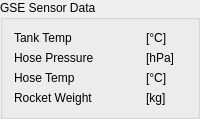
    <widget class="QGroupBox" name="groupBox_2">
     <property name="title">
      <string>GSE Sensor Data</string>
     </property>
     <layout class="QGridLayout" name="gridLayout_16">
      <item row="0" column="1">
       <widget class="QLabel" name="tank_temp_panel_2">
        <property name="text">
         <string/>
        </property>
        <property name="alignment">
         <set>Qt::AlignRight|Qt::AlignTrailing|Qt::AlignVCenter</set>
        </property>
       </widget>
      </item>
      <item row="0" column="2">
       <widget class="QLabel" name="celcius_label2_2">
        <property name="maximumSize">
         <size>
          <width>40</width>
          <height>16777215</height>
         </size>
        </property>
        <property name="text">
         <string>[°C]</string>
        </property>
       </widget>
      </item>
      <item row="0" column="0">
       <widget class="QLabel" name="tank_temp_label_2">
        <property name="text">
         <string>Tank Temp</string>
        </property>
       </widget>
      </item>
      <item row="1" column="0">
       <widget class="QLabel" name="hose_pressure_label_2">
        <property name="text">
         <string>Hose Pressure</string>
        </property>
       </widget>
      </item>
      <item row="1" column="2">
       <widget class="QLabel" name="hpa_panel_2">
        <property name="maximumSize">
         <size>
          <width>40</width>
          <height>16777215</height>
         </size>
        </property>
        <property name="text">
         <string>[hPa]</string>
        </property>
       </widget>
      </item>
      <item row="1" column="1">
       <widget class="QLabel" name="hose_pressure_panel_2">
        <property name="text">
         <string/>
        </property>
        <property name="alignment">
         <set>Qt::AlignRight|Qt::AlignTrailing|Qt::AlignVCenter</set>
        </property>
       </widget>
      </item>
      <item row="2" column="0">
       <widget class="QLabel" name="hoes_temp_label_2">
        <property name="text">
         <string>Hose Temp</string>
        </property>
       </widget>
      </item>
      <item row="2" column="2">
       <widget class="QLabel" name="celcius_label_3">
        <property name="maximumSize">
         <size>
          <width>40</width>
          <height>16777215</height>
         </size>
        </property>
        <property name="text">
         <string>[°C]</string>
        </property>
       </widget>
      </item>
      <item row="3" column="0">
       <widget class="QLabel" name="rocket_weight_label_2">
        <property name="text">
         <string>Rocket Weight</string>
        </property>
       </widget>
      </item>
      <item row="2" column="1">
       <widget class="QLabel" name="hose_temp_panel_2">
        <property name="text">
         <string/>
        </property>
        <property name="alignment">
         <set>Qt::AlignRight|Qt::AlignTrailing|Qt::AlignVCenter</set>
        </property>
       </widget>
      </item>
      <item row="3" column="1">
       <widget class="QLabel" name="rocket_weight_panel_2">
        <property name="text">
         <string/>
        </property>
        <property name="alignment">
         <set>Qt::AlignRight|Qt::AlignTrailing|Qt::AlignVCenter</set>
        </property>
       </widget>
      </item>
      <item row="3" column="2">
       <widget class="QLabel" name="kg_label_2">
        <property name="maximumSize">
         <size>
          <width>40</width>
          <height>16777215</height>
         </size>
        </property>
        <property name="text">
         <string>[kg]</string>
        </property>
       </widget>
      </item>
     </layout>
    </widget>
